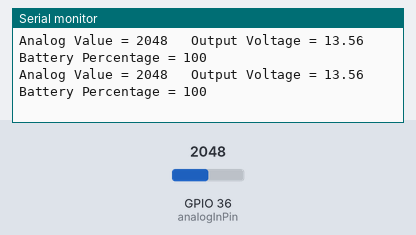
A sketch run on a simulated ESP32. Parts: the last lines printed to the serial monitor. Inputs (shaded band) come from the test bench; at power-on: GPIO 36 (analogInPin) = 2048. WiFi joins after 1.5 s; servers stay silent unless stated.

Above: at 2.7 s.
2.8 s: GPIO 36 (analogInPin) set to 2866
At 4.0 s:
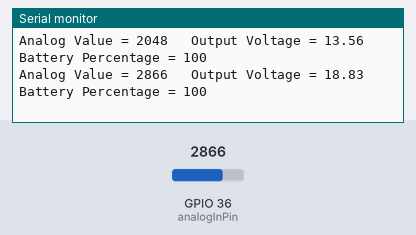
4.3 s: GPIO 36 (analogInPin) set to 3603
At 5.0 s:
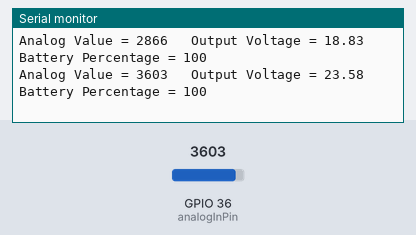
Timing chart, 0 to 7.3 s (numbered marks = the images above; inputs shaded):
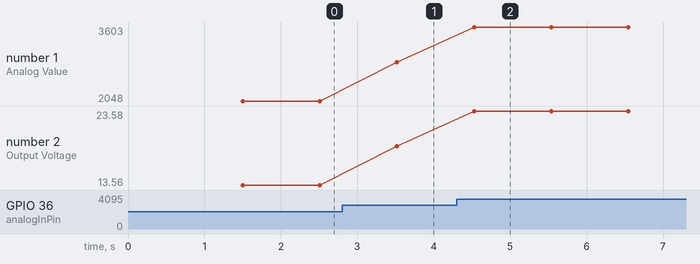

The sketch:

battery.ino
```cpp
// Code generated by Arduino IoT Cloud, DO NOT EDIT.

#include <ArduinoIoTCloud.h>
#include <Arduino_ConnectionHandler.h>

const char DEVICE_LOGIN_NAME[]  = "8a93cb2b-c3c8-48d6-9165-1f79f5ad0b87";

const char SSID[]               = "Battery";    // Network SSID (name)
const char PASS[]               = "12345678";    // Network password (use for WPA, or use as key for WEP)
const char DEVICE_KEY[]  = "9WHWVMDLKCFNTRC3QSXJ";    // Secret device password


float voltage;
int bat_percentage;

void initProperties(){

  ArduinoCloud.setBoardId(DEVICE_LOGIN_NAME);
  ArduinoCloud.setSecretDeviceKey(DEVICE_KEY);
  ArduinoCloud.addProperty(voltage, READ, ON_CHANGE, NULL);
  ArduinoCloud.addProperty(bat_percentage, READ, ON_CHANGE, NULL);

}

WiFiConnectionHandler ArduinoIoTPreferredConnection(SSID, PASS);

int analogInPin  = A0;    // Analog input pin
int sensorValue;
float calibration = 0.36; // Check Battery voltage using multimeter & add/subtract the value

void setup() {
  // Initialize serial and wait for port to open:
  Serial.begin(9600);
  // This delay gives the chance to wait for a Serial Monitor without blocking if none is found
  delay(1500);

  // Defined in thingProperties.h
  initProperties();

  // Connect to Arduino IoT Cloud
  ArduinoCloud.begin(ArduinoIoTPreferredConnection);
  setDebugMessageLevel(2);
  ArduinoCloud.printDebugInfo();
}

void loop() {
  ArduinoCloud.update();
 sensorValue = analogRead(analogInPin);
  voltage = (((sensorValue * 3.3) / 1024) * 2 + calibration); //multiply by two as voltage divider network is 100K & 100K Resistor

  bat_percentage = mapfloat(voltage, 2.8, 4.2, 0, 100); //2.8V as Battery Cut off Voltage & 4.2V as Maximum Voltage

  if (bat_percentage >= 100)
  {
    bat_percentage = 100;
  }
  if (bat_percentage <= 0)
  {
    bat_percentage = 1;
  }

  Serial.print("Analog Value = ");
  Serial.print(sensorValue);
  Serial.print("\t Output Voltage = ");
  Serial.print(voltage);
  Serial.print("\t Battery Percentage = ");
  Serial.println(bat_percentage);
  delay(1000);

}

float mapfloat(float x, float in_min, float in_max, float out_min, float out_max)
{
  return (x - in_min) * (out_max - out_min) / (in_max - in_min) + out_min;
}
```

Measured:
- after the input at 2.8 s, the serial monitor: prints a new line after 0.72 s (image 1)
- after the input at 4.3 s, the serial monitor: prints a new line after 0.23 s (image 2)
- plotted number 1: 2048 → 2866 after the input at 2.8 s, 2866 → 3603 after the input at 4.3 s
- plotted number 2: 13.56 → 18.83 after the input at 2.8 s, 18.83 → 23.58 after the input at 4.3 s
